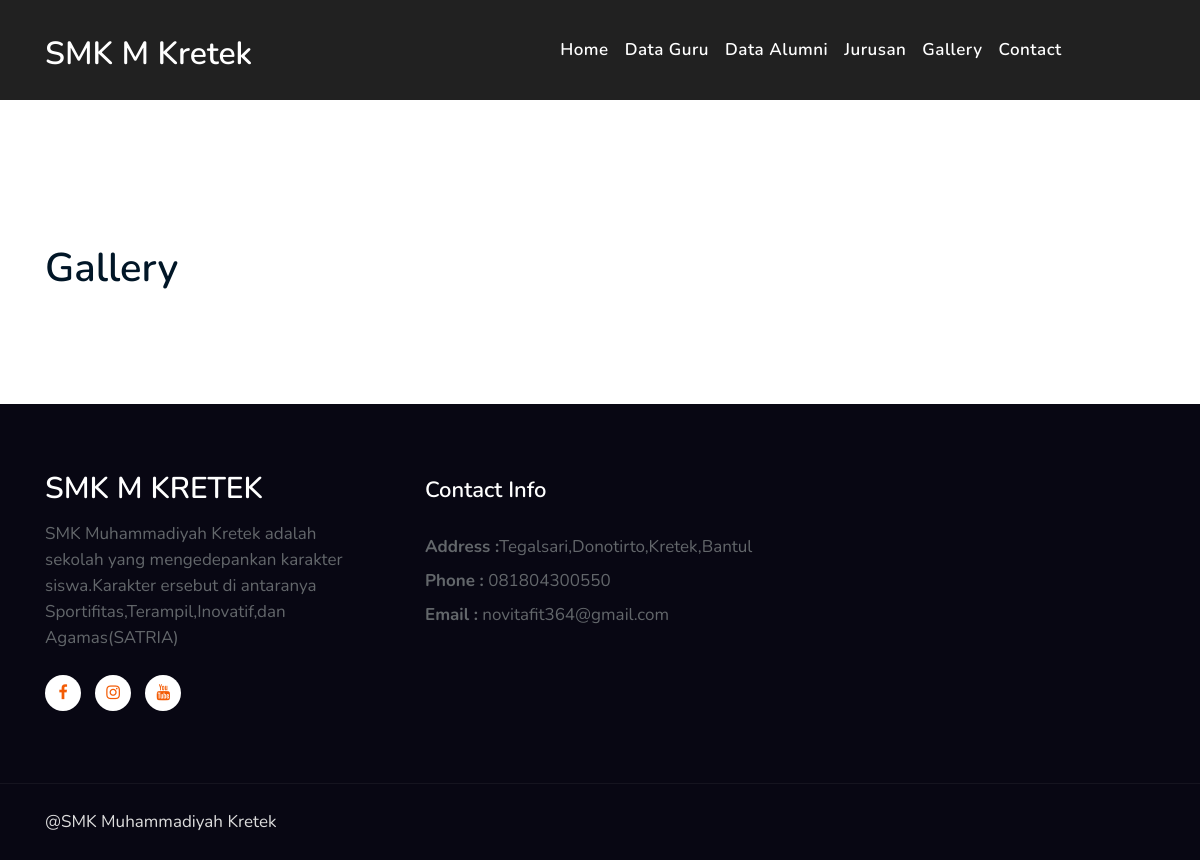
Page /index.php/front/gallery on the committed database.
### tables this page shows
CREATE TABLE `contact` (
  `id_contact` int(11) NOT NULL,
  `alamat` text NOT NULL,
  `telepon` varchar(13) NOT NULL,
  `email` text NOT NULL
);

### application/controllers/front/Gallery.php (called while the page is built)
<?php
class Gallery extends CI_Controller
{
    public function index()
    {
        $gallery['data_gallery'] = $this->GalleryModel->select_all_gallery();
        $dataGallery['active'] = "Gallery";
        $data['header'] = $this->load->view('front/partial/header',$dataGallery,true);
        $data['page'] = $this->load->view('front/pages/gallery',$gallery,true);
        $data['title'] = "Data Gallery";
        $data['contact'] =$this->ContactModel->select_row_contact();
        $this->load->view('front/partial/template',$data);
    }
}
?>

### index.php (called while the page is built, shortened)
<?php
require_once BASEPATH.'core/CodeIgniter.php';

### application/models/ContactModel.php (called while the page is built, shortened)
<?php
class ContactModel extends CI_Model
{
    public function select_row_contact()
    {
        $this->db->select('*');
        $this->db->from('contact');
        $query = $this->db->get();
        return $query->row();
    }
}
?>

### application/views/front/partial/template.php (the view, shortened to what this page needs)
<!doctype html>
<html lang="en">
<head>
    <link rel="stylesheet" href="<?= base_url('assets/front_assets/') ?>css/style-starter.css">
    <link rel="stylesheet" href="<?=base_url('assets/front_assets/css/gallery.css')?>"/>
</head>
<body>
    <?= $this->load->view('front/partial/header', null, true); ?>
    <?= $page ?>
    <section class="w3l-footer-29-main">
        <div class="footer-29 py-5">
            <div class="container py-lg-4">
                <div class="row footer-top-29">
                    <div class="col-lg-4 col-md-6 col-sm-7 footer-list-29 footer-1 pr-lg-5">
                        <div class="footer-logo mb-3">
                            <a class="navbar-brand" href="index.html">SMK M KRETEK</a>
                        </div>
                        <p>SMK Muhammadiyah Kretek adalah sekolah yang mengedepankan karakter siswa.Karakter ersebut di antaranya Sportifitas,Terampil,Inovatif,dan Agamas(SATRIA)</p>
                        <div class="main-social-footer-29 mt-4">
                            <a href="https://www.facebook.com/smkmkretek" class="facebook"><span class="fa fa-facebook"></span></a>
                            <a href="//www.instagram.com/smkmkretek/ " class="instagram"><span class="fa fa-instagram"></span></a>
                            <a href="https://www.youtube.com/channel/UCI83h6I5aTWRWM1DRU9eHPA" class="youtube"><span class="fa fa-youtube"></span></a>
                        </div>
                    </div>
                    <div class="col-lg-4 col-md-6 col-sm-7 footer-list-29 footer-4 mt-lg-0 mt-5">
                        <h6 class="footer-title-29">Contact Info </h6>
                        <p><strong>Address :</strong><?= $contact->alamat ?></p>
                        <p class="my-2"><strong>Phone :</strong> <a href="tel:<?= $contact->telepon ?>"><?= $contact->telepon ?></a></p>
                        <p><strong>Email :</strong> <a href="<?= $contact->email ?>"><?= $contact->email ?></a></p>
                    </div>
                </div>
            </div>
        </div>
    </section>
    <section class="w3l-copyright">
        <div class="container">
            <div class="row bottom-copies">
                <p class="col-lg-8 copy-footer-29">@SMK Muhammadiyah Kretek </p>
            </div>
        </div>
    </section>
</body>
</html>

### rows in the picture
contact: alamat "Tegalsari,Donotirto,Kretek,Bantul", telepon "081804300550", email "novitafit364@gmail.com"
